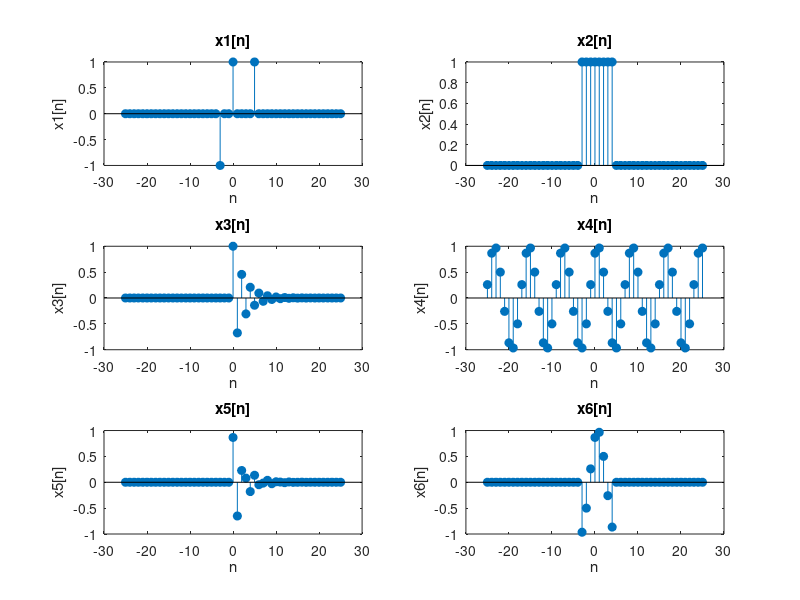
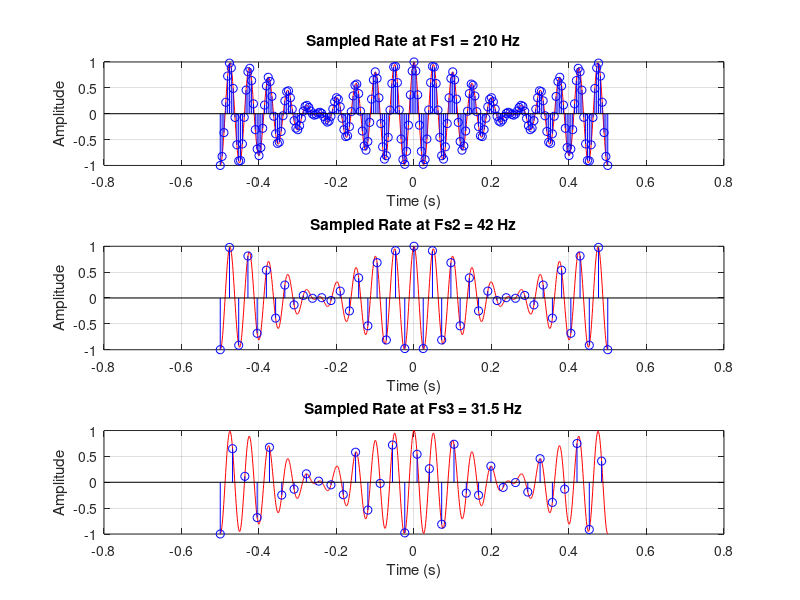

The MATLAB script that drew these images, in order: (Note: this script raises an error after producing the figures.)
function [x,n,NRate,s1,s2,s3,yq,MSE,Response,I]=fname1

% De La Salle University
% Electronics and Computer Engineering Department
%
% Course        : LBYCPA4
% SECTION       : EQ1
% Submitted by  : Kenan Banal
% Submitted to  : Dr. Edwin Sybingco
%
% Exercise 1: Discrete-time Signals
%
% Note: Check the instructions given in the canvas

%% Task 1
% Place your code here to generate x1, x2, x3,x4,x5, and x6
n=-25:25;
delta = @(n) double(n==0);
u = @(n) double(n>=0);
x1 = -delta(n+3)+delta(n)+delta(n-5);
x2 = u(n+3)-u(n-5);
x3 = ((-27/40).^n).*u(n);
x4 = cos(((3*pi/12)*n)-(pi/6));
x5 = ((-27/40).^n).*cos(((3*pi/12)*n)-(pi/6)).*u(n);
x6 = cos(((3*pi/12)*n)-(pi/6)).*(u(n+3)-u(n-5));

% Place your code here to create the visualization of Figure 1 
figure;
subplot(3, 2, 1);
stem(n, x1, 'filled');
title('x1[n]');
xlabel('n');
ylabel('x1[n]');
 
subplot(3, 2, 2);
stem(n, x2, 'filled');
title('x2[n]');
xlabel('n');
ylabel('x2[n]');
 
subplot(3, 2, 3);
stem(n, x3, 'filled');
title('x3[n]');
xlabel('n');
ylabel('x3[n]');
 
subplot(3, 2, 4);
stem(n, x4, 'filled');
title('x4[n]');
xlabel('n');
ylabel('x4[n]');
 
subplot(3, 2, 5);
stem(n, x5, 'filled');
title('x5[n]');
xlabel('n');
ylabel('x5[n]');
 
subplot(3, 2, 6);
stem(n, x6, 'filled');
title('x6[n]');
xlabel('n');
ylabel('x6[n]');
% The following code will concatenate the six discrete-time sequences. x
% represents the disctrete-time sequences with 6 channels.
x=[x1' x2' x3' x4' x5' x6'];
%% Task 2
% Define the time variable and the original signal
t = -0.5:0.001:0.5;
st = cos(40*pi*t).*cos(2*pi*t);
NRate = 42;  % Nyquist rate in Hz

% Define Fs1, t1, and s1
Fs1 = 5*NRate;
t1 = -0.5:1/Fs1:0.5;
s1 = cos(40*pi*t1).*cos(2*pi*t1);

% Define Fs2, t2, and s2
Fs2 = NRate;
t2 = -0.5:1/Fs2:0.5;
s2 = cos(40*pi*t2).*cos(2*pi*t2);

% Define Fs3, t3, and s3
Fs3 = (3/4)*NRate;
t3 = -0.5:1/Fs3:0.5;
s3 = cos(40*pi*t3).*cos(2*pi*t3);

% Create subplots for visualization
figure(2);

% Plot sampled signal s1 with Fs1
subplot(3,1,1);
plot(t, st, 'r'); hold on;
stem(t1, s1, 'b');
title(['Sampled Rate at Fs1 = ', num2str(Fs1), ' Hz']);
xlabel('Time (s)');
ylabel('Amplitude');
grid on; hold off;

% Plot sampled signal s2 with Fs2
subplot(3,1,2);
plot(t, st, 'r'); hold on;
stem(t2, s2, 'b');
title(['Sampled Rate at Fs2 = ', num2str(Fs2), ' Hz']);
xlabel('Time (s)');
ylabel('Amplitude');
grid on; hold off;

% Plot sampled signal s3 with Fs3
subplot(3,1,3);
plot(t, st, 'r'); hold on;
stem(t3, s3, 'b');
title(['Sampled Rate at Fs3 = ', num2str(Fs3), ' Hz']);
xlabel('Time (s)');
ylabel('Amplitude');
grid on; hold off;

% Adjust the layout for better readability
sgtitle('Task 2');


%% Task 3: Quantization of audio into n number of bits

% read the audio tononoise8mono.wav and store audio data and sampling rate
% in y and Fs, respectively
[y, Fs] = audioread('/tononoise8mono.wav');
% Store the number of samples to N and generate the corresponding
% continuous time t
N = length(y); 
t = (0:N-1)/Fs; 
% Convert the audio data into 8-bit signed integer
y8bit = 128 * y;

% Quatized the audio data into n-bits. Store the quantized audio as ynbits.
% Example y7 for 7 bits, y6 for 6 bits and so on.Store the audio data in yq 
% with the following components: yq=[y8 y7...y1]
nbits=7:-1:1;
yq = zeros(N, length(nbits)); 
 
for i = 1:length(nbits)
    n = nbits(i);
    ynbits = round(2^(n-1) * y) / 2^(n-1); 
    yq(:,i) = ynbits; 
end
% Plot the audio data in figure 3. Label the graph
figure(3);
for i = 1:length(nbits)
    subplot(8, 1, i); 
    plot(t, yq(:,i)); 
    xlabel('Time (s)');
    ylabel('Amplitude');
    grid on;
    
    sound(2^-(nbits(i)-1)*yq(:,i), Fs);
    pause(2);
end
% Compute the mean square error
MSE = zeros(1, length(nbits));  
for i = 1:length(nbits)
   MSE(i) = sum((yq(:,i) - y).^2) / N;
end

% plot the mean square error in figure 4. Label the corresponding graph.
figure(4);
plot(nbits, MSE, '-o', 'LineWidth', 2);
xlabel('Number of Bits');
ylabel('Mean Square Error');
grid on;
% Is the MSE consistent with the played back audio? (Yes or No). Store your
% response as a string in variable Response.
Response = 'Yes';
%% Task 4: Image Generation
% Place your code here to create the image I
% Initialize I
I = zeros(140,140,3);
bw = 20; %bar width

% Generate white color
I(:, 1:bw, :) = repmat(reshape([255, 255, 255], 1, 1, 3), 140, bw);

% Generate Yellow color 
I(:, bw+1:2*bw, :) = repmat(reshape([255, 255, 0], 1, 1, 3), 140, bw);

% Generate Cyan color 
I(:, 2*bw+1:3*bw, :) = repmat(reshape([0, 255, 255], 1, 1, 3), 140, bw);

% Generate Green color 
I(:, 3*bw+1:4*bw, :) = repmat(reshape([0, 255, 0], 1, 1, 3), 140, bw);

% Generate Magenta color 
I(:, 4*bw+1:5*bw, :) = repmat(reshape([255, 0, 255], 1, 1, 3), 140, bw);

% Generate Red color 
I(:, 5*bw+1:6*bw, :) = repmat(reshape([255, 0, 0], 1, 1, 3), 140, bw);

% Generate Blue color
I(:, 6*bw+1:end, :) = repmat(reshape([0, 0, 255], 1, 1, 3), 140, bw);

% Display the generated image in figure 5
figure(5);
imshow(I);
title('Task 4');

end
